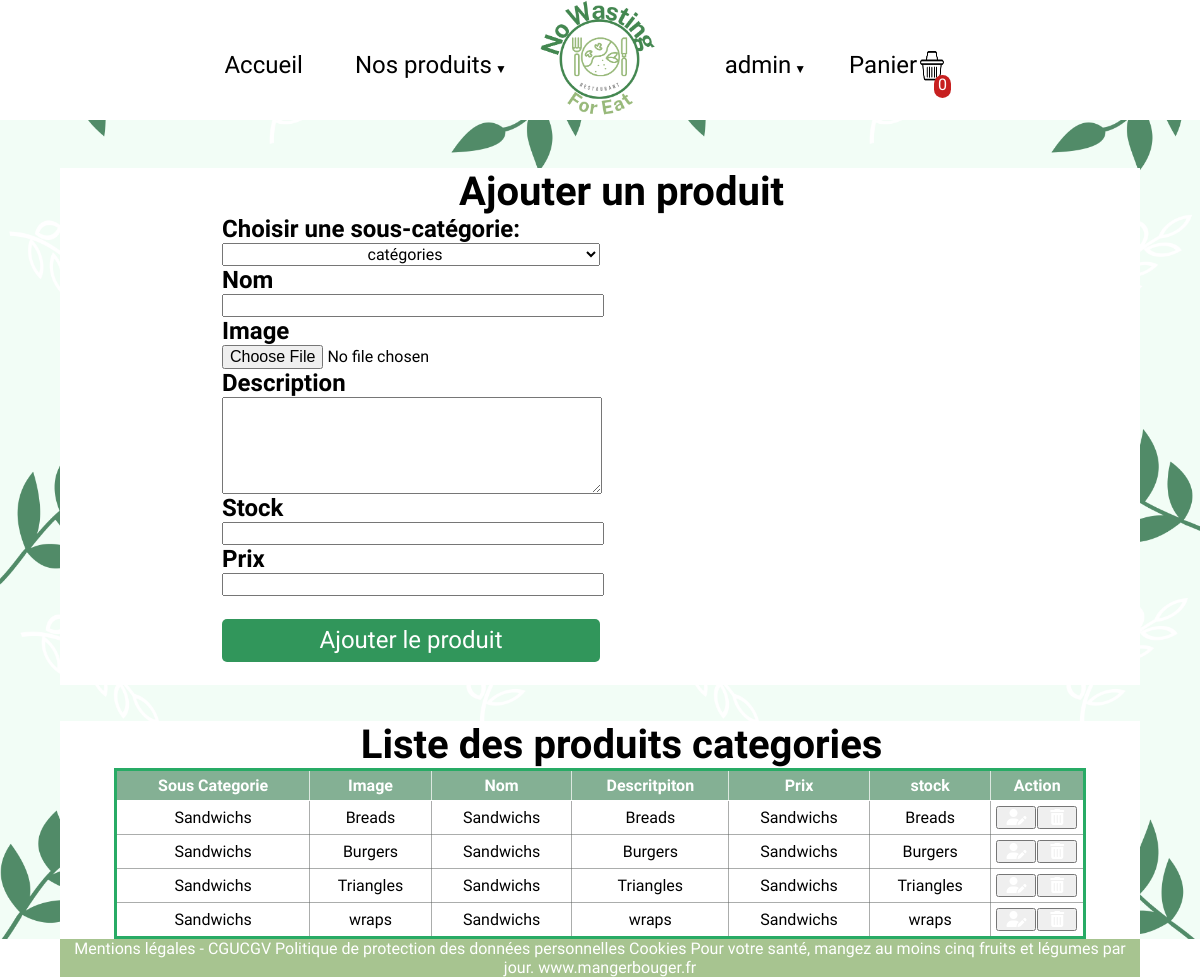
Page /php/admin-produits.php (signed in) on the committed database.
### tables this page shows
CREATE TABLE `sous_categorie` (
  `id` int(11) NOT NULL,
  `nom` varchar(255) NOT NULL,
  `id_categorie` int(255) NOT NULL
);

CREATE TABLE `categories` (
  `id` int(11) NOT NULL,
  `nom` varchar(255) NOT NULL,
  `image` varchar(255) DEFAULT NULL
);

### classes/Bdd.php (called while the page is built, shortened)
<?php
class Bdd
{
    public function __construct()
    {
        $servername = 'localhost';
        $username = 'root';
        $password = 'root';
        $this->bdd = new PDO("mysql:host=$servername;
        dbname=boutique-en-ligne", $username, $password);
    }
}
?>

### classes/Souscategorie.php (called while the page is built, shortened)
<?php
class SousCategorie extends Bdd
{
   public function getAllSousCategorie2()
   {
       $sql = 'SELECT sous_categorie.nom
       AS sousnom,sous_categorie.id AS souscatid, categories.nom
       AS categoriesnom, categories.id AS catid FROM `sous_categorie`
       INNER JOIN categories ON sous_categorie.`id_categorie` = categories.id';
       $getAllSousCategorie = $this->bdd->prepare($sql);
       $getAllSousCategorie->execute();
       $getSousCategorie = $getAllSousCategorie->fetchAll();
       return $getSousCategorie;
   }
}
?>

### php/admin-produits.php (the view, shortened to what this page needs)
<?php
require '../classes/Bdd.php';
require '../classes/Souscategorie.php';
$sousCategorie = new SousCategorie('');
?>
<!DOCTYPE html>
<html lang="fr">
<head>
    <link rel="stylesheet" href="../assets/css/boutique.css">
    <link rel="stylesheet" href="../assets/css/interface-produits.css">
</head>
<body>
    <?php
    require '../require/header.php';
    ?>
    <main>
        <div class="contenairFormulair">
            <section>
                <h1>Ajouter un produit </h1>
            </section>
            <form action="../traitements/formulaire-produit.php" method="post" enctype="multipart/form-data">
                <label>Choisir une sous-catégorie:</label>
                <select name="category">
                    <option value="">catégories</option>
                    <?php $sousCategorie->selectAllSousCategorie() ?>
                </select>
                <label>Nom</label>
                <input type="text" name="name">
                <label>Image </label>
                <input type="file" name="photo">
                <label>Description</label>
                <textarea name="description" cols="20" rows="5"></textarea>
                <label>Stock</label>
                <input type="number" name="stock">
                <label>Prix</label>
                <input type="text" name="price">
                <input id="bouton" type="submit" name="submit" value='Ajouter le produit'>
            </form>
        </div>
        <div class="contenairCategorie">
            <section>
                <h1>Liste des produits categories </h1>
            </section>
            <?php
            $listeSousCategories = $sousCategorie->getAllSousCategorie2();
            if (empty($listeSousCategories)) : ?>
                <div>
                    <div>
                        <ul>
                            <li>
                                <i></i> Aucune catégorie pour l'instant. Veuillez en ajouter.
                            </li>
                        </ul>
                    </div>
                </div>
            <?php else : ?>
                <table>
                    <thead>
                        <tr>
                            <th>
                                <h3>Sous Categorie</h3>
                            </th>
                            <th>
                                <h3>Image</h3>
                            </th>
                            <th>
                                <h3>Nom</h3>
                            </th>
                            <th>
                                <h3>Descritpiton</h3>
                            </th>
                            <th>
                                <h3>Prix</h3>
                            </th>
                            <th>
                                <h3>stock</h3>
                            </th>
                            <th>
                                <h3>Action</h3>
                            </th>
                        </tr>
                    </thead>
                    <tbody>
                        <?php foreach ($listeSousCategories as $uneCategorie) : ?>
                            <tr>
                                <td><?= $uneCategorie["categoriesnom"] ?></td>
                                <td><?= $uneCategorie["sousnom"] ?></td>
                                <td><?= $uneCategorie["categoriesnom"] ?></td>
                                <td><?= $uneCategorie["sousnom"] ?></td>
                                <td><?= $uneCategorie["categoriesnom"] ?></td>
                                <td><?= $uneCategorie["sousnom"] ?></td>
                                <td>
                                    <div class="flex">
                                        <button id="size"> <a href="index.php?controleur=categorie&action=modifier&id=<?= $uneCategorie["souscatid"] ?>">
                                                <i class="fas fa-user-edit text-primary"></i>
                                            </a> </button>
                                        <button  id="size"> <a href="listeCategorie.php?action=supprimer&id=<?= $uneCategorie["souscatid"] ?>">
                                                <i class="fas fa-trash-alt text-danger"></i>
                                            </a> </button>
                                    </div>
                                </td>
                            </tr>
                        <?php endforeach; ?>
                    </tbody>
                </table>
            <?php endif; ?>
        </div>
    </main>
    <?php
    require '../require/footer.php';
    ?>
</body>
</html>

### assets/css/Boutique.css (style rules this page uses)
* { margin: 0px; padding: 0px; font-family: 'Baloo 2', cursive; font-size: 100%; }
body { width: 100%; background-image: url(../img/fond.png); background-size: 50%; }

### assets/css/interface-produits.css (style rules this page uses)
main { display: flex; flex-direction: column; margin-top: 4%; align-content: center; align-items: center; text-align: center; width: 100%; }
section { width: 100%; }
.contenairFormulair { background-color: white; display: flex; flex-direction: column; text-align: center; width: 90%; align-items: center; }
h1 { margin-left: 4%; font-weight: 900; font-size: 250%; }
form { display: flex; flex-direction: column; width: 70%; text-align: start; }
form label { font-size: x-large; font-weight: bold; }
form input, form select, form textarea { text-align: center; width: 50%; }
#bouton { cursor: pointer; background-color: #31965b; border: none; color: white; font-size: x-large; border-radius: 5px; margin: 3% 0 3%; padding: 1%; }
table { border: medium solid #28ab65; border-collapse: collapse; width: 90%; }
th { font-family: monospace; border: thin solid #ffffffb6; padding: 5px; color: white; background-color: #1f6e3c8b; }
td { border: thin solid #5e615f84; padding: 5px; text-align: center; background-color: #ffffff; }
.flex { display: flex; justify-content: center; width: 100%; }
.flex a { text-decoration: none; }
button { width: 10%; margin-right: 1%; cursor: pointer; }
i { color: white; }
.contenairCategorie { background-color: white; display: flex; flex-direction: column; text-align: center; width: 90%; align-items: center; margin-top: 3%; }
#size { width: 100%; }

### rows in the picture
sous_categorie: id_categorie.nom "Sandwichs", nom "Breads"
sous_categorie: id_categorie.nom "Sandwichs", nom "Burgers"
sous_categorie: id_categorie.nom "Sandwichs", nom "Triangles"
sous_categorie: id_categorie.nom "Sandwichs", nom "wraps"

### other values in the picture
$_SESSION['username'] "admin"
